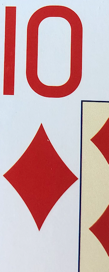
#> input picture ImageRecognition/10heart.jpg, 109 x 272 px
$ python -i image.py   (imports and definitions only)
#> lines starting #> are read from the running program, lines starting #| are printed output that depends on the picture; after the words box and inside, x2 and y2 are one past the last pixel; in counts of white or black regions, pixels touching at a corner belong together
#> further down, picture is the input picture: shape (272, 109, 3); mean B, G, R 172.5, 170.1, 203.8
import cv2 as cv
import numpy as np


def bw_filter(frame):
    # Convert BGR to HSV
    hsv = cv.cvtColor(frame, cv.COLOR_BGR2HSV)
#> hsv: shape (272, 109, 3); mean H, S, V 93.6, 72.1, 214
    # gray = cv.cvtColor(hsv, cv.COLOR_BGR2GRAY)
    # cv.imshow("grayscale", gray)
    # cv.imshow("HSV", hsv)

    # define range of red color in HSV
    # Threshold the HSV image to get only blue colors
    # Bitwise-AND mask and original image

    # lower red
    lower_red = np.array([0, 50, 50])
    upper_red = np.array([10, 255, 255])

    # upper red
    lower_red2 = np.array([170, 50, 50])
    upper_red2 = np.array([180, 255, 255])

    mask = cv.inRange(hsv, lower_red, upper_red)
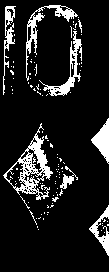
#> mask: shape (272, 109); 12.3% white; 107 white regions (99 under 20 px), largest, box (x1, y1, x2, y2) and area: (3, 123, 53, 200) 1024, (26, 5, 78, 81) 548, (39, 31, 82, 96) 541
    # res = cv.bitwise_and(frame, frame, mask=mask)

    mask2 = cv.inRange(hsv, lower_red2, upper_red2)
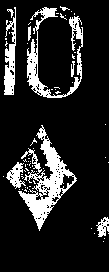
#> mask2: shape (272, 109); 14.7% white; 60 white regions (51 under 20 px), largest, box (x1, y1, x2, y2) and area: (18, 125, 77, 231) 1884, (27, 7, 83, 98) 1225, (4, 7, 16, 95) 585
    # res2 = cv.bitwise_and(frame, frame, mask=mask2)

    # Black mask
    lower_black = np.array([0, 0, 0])
    upper_black = np.array([179, 255, 155])

    mask3 = cv.inRange(hsv, lower_black, upper_black)
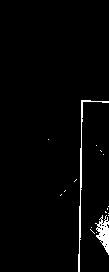
#> mask3: shape (272, 109); 2.1% white; 17 white regions (15 under 20 px), largest, box (x1, y1, x2, y2) and area: (78, 100, 109, 272) 326, (95, 215, 109, 255) 280
    # res3 = cv.bitwise_and(frame, frame, mask=mask3)

    img4 = cv.add(mask, mask2)
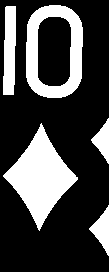
#> img4: shape (272, 109); 27% white; 5 white regions, box (x1, y1, x2, y2) and area: (3, 123, 78, 231) 3541, (26, 5, 83, 98) 2583, (3, 6, 16, 95) 993, (89, 205, 109, 256) 484, (91, 118, 109, 164) 407
    img5 = cv.add(img4, mask3)
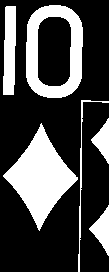
#> img5: shape (272, 109); 28.1% white; 6 white regions, box (x1, y1, x2, y2) and area: (3, 123, 78, 231) 3541, (26, 5, 83, 98) 2583, (3, 6, 16, 95) 993, (89, 205, 109, 256) 484, (91, 118, 109, 164) 407, (78, 100, 109, 272) 326

    # cv.imshow('Original',frame)
    # cv.imshow("black", mask3)
    cv.imshow("combined", img5)
    # cv.imshow('red',img4)
    return img5

# Template matching har ikke scale variance - men kan til dels selv lave det
# Multitemplate matching (Needs pip install opencv-contrib-python )
# keypoints

>>> import cv2
>>> picture = cv2.imread('10heart.jpg')
>>> result = bw_filter(picture)
